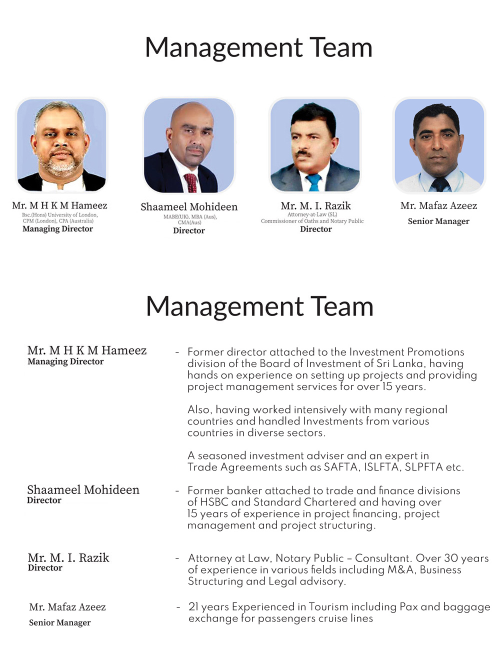
#> input picture spillburg logistics/assets/4-BOD.jpg, 1000 x 1333 px, found by its file name (shown at 1/2 size)
$ python process_assets.py
#> lines starting #> are read from the running program, lines starting #| are printed output that depends on the picture
from PIL import Image, ImageDraw
import os

base = r"c:\Users\User\Desktop\Spillburg Admin\projects\company_profile"

# 1. Inspect 4-BOD.jpg dimensions and crop the 4 portraits cleanly
bod_path = os.path.join(base, "spillburg logistics", "assets", "4-BOD.jpg")
bod = Image.open(bod_path)
#> bod is the input picture: PIL image 1000x1333 RGB; mean R, G, B 237.5, 236.6, 237.5
w, h = bod.size
#> w = 1000; h = 1333
print(f"4-BOD.jpg size: {w}x{h}")
#| 4-BOD.jpg size: 1000x1333

# In 4-BOD.jpg (1000x1403):
# Let's find the exact bounding boxes of the 4 rounded-square blue-background portraits in the top row
# Looking at the image: y is roughly 14% to 29% of height, x is 4 columns across width
# Let's scan pixel rows/cols to find the exact portrait boxes or crop generously inside each portrait frame
# Portrait 1 (Hameez): x ~ 32..213, y ~ 205..406
# Portrait 2 (Shaameel): x ~ 286..467, y ~ 205..406
# Portrait 3 (Razik): x ~ 540..721, y ~ 205..406
# Portrait 4 (Mafaz): x ~ 787..968, y ~ 205..406
log_assets = os.path.join(base, "spillburg logistics", "assets")
corp_assets = os.path.join(base, "spillburg corporate services", "assets")

# Copy high-res Hameez and Shaameel from corporate to logistics, and also crop Razik and Mafaz from 4-BOD.jpg
import shutil
shutil.copyfile(os.path.join(corp_assets, "dir_hameez.jpg"), os.path.join(log_assets, "dir_hameez.jpg"))
shutil.copyfile(os.path.join(corp_assets, "dir_shaameel.jpg"), os.path.join(log_assets, "dir_shaameel.jpg"))

# Also copy Razik to corporate services in case we feature him on Corporate Services advisory board too!
razik_box = (int(w * 0.542), int(h * 0.148), int(w * 0.720), int(h * 0.288))
#> razik_box = (542, 197, 720, 383)
mafaz_box = (int(w * 0.789), int(h * 0.148), int(w * 0.967), int(h * 0.288))
#> mafaz_box = (789, 197, 967, 383)

razik_img = bod.crop(razik_box)
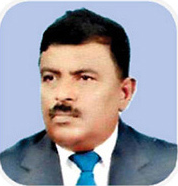
#> razik_img: PIL image 178x186 RGB; mean R, G, B 155.3, 154.6, 164.4
mafaz_img = bod.crop(mafaz_box)
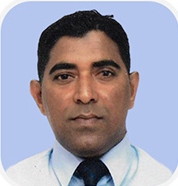
#> mafaz_img: PIL image 178x186 RGB; mean R, G, B 159.1, 157.2, 171.8
razik_img.save(os.path.join(log_assets, "dir_razik.jpg"), quality=95)
mafaz_img.save(os.path.join(log_assets, "dir_mafaz.jpg"), quality=95)
razik_img.save(os.path.join(corp_assets, "dir_razik.jpg"), quality=95)
print("Cropped dir_razik.jpg and dir_mafaz.jpg")

# 2. Create white-wordmark versions of Corporate Services and Logistics logos for dark headers/covers
# Corporate Services logo: logo_corporate.png (2439x768)
#> (the run stopped early here; a loop or call above may not have finished)
